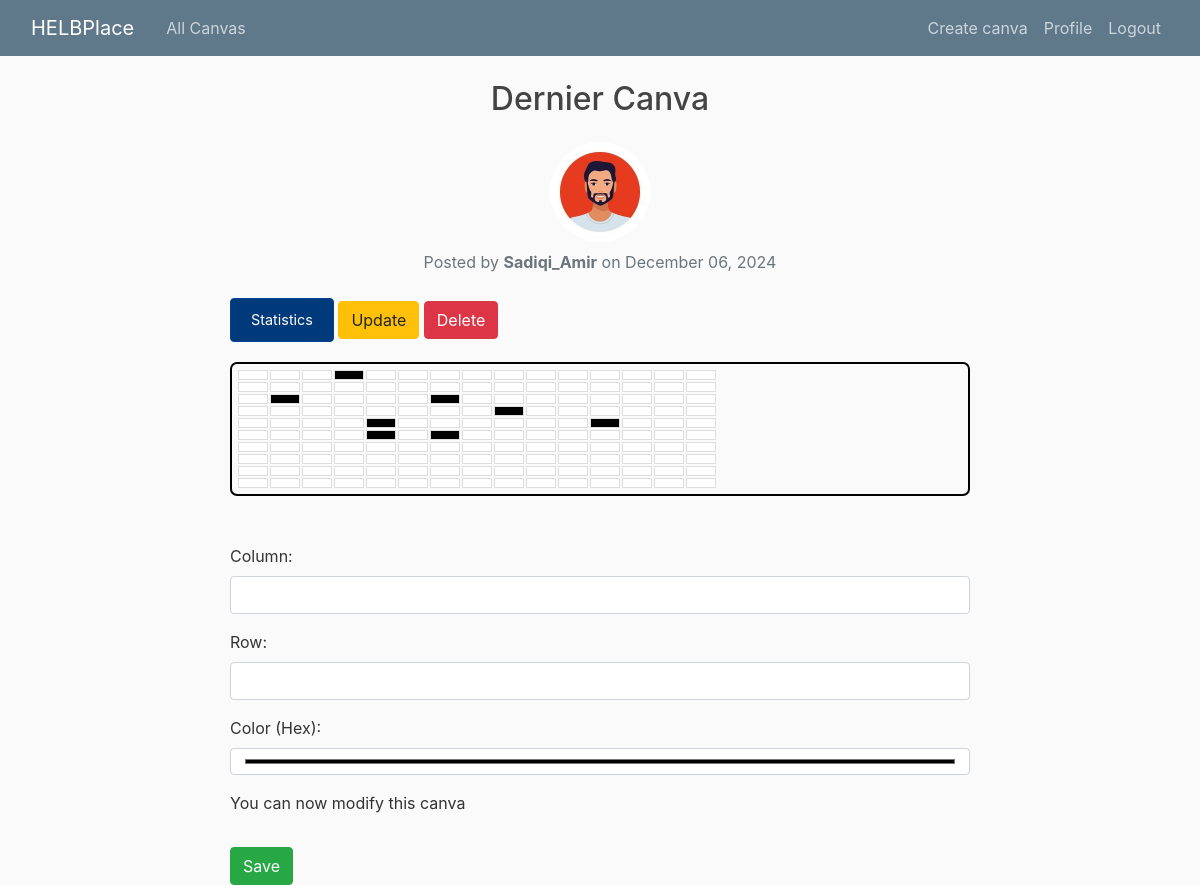
The app's page /canva/27/ (signed in), older data.
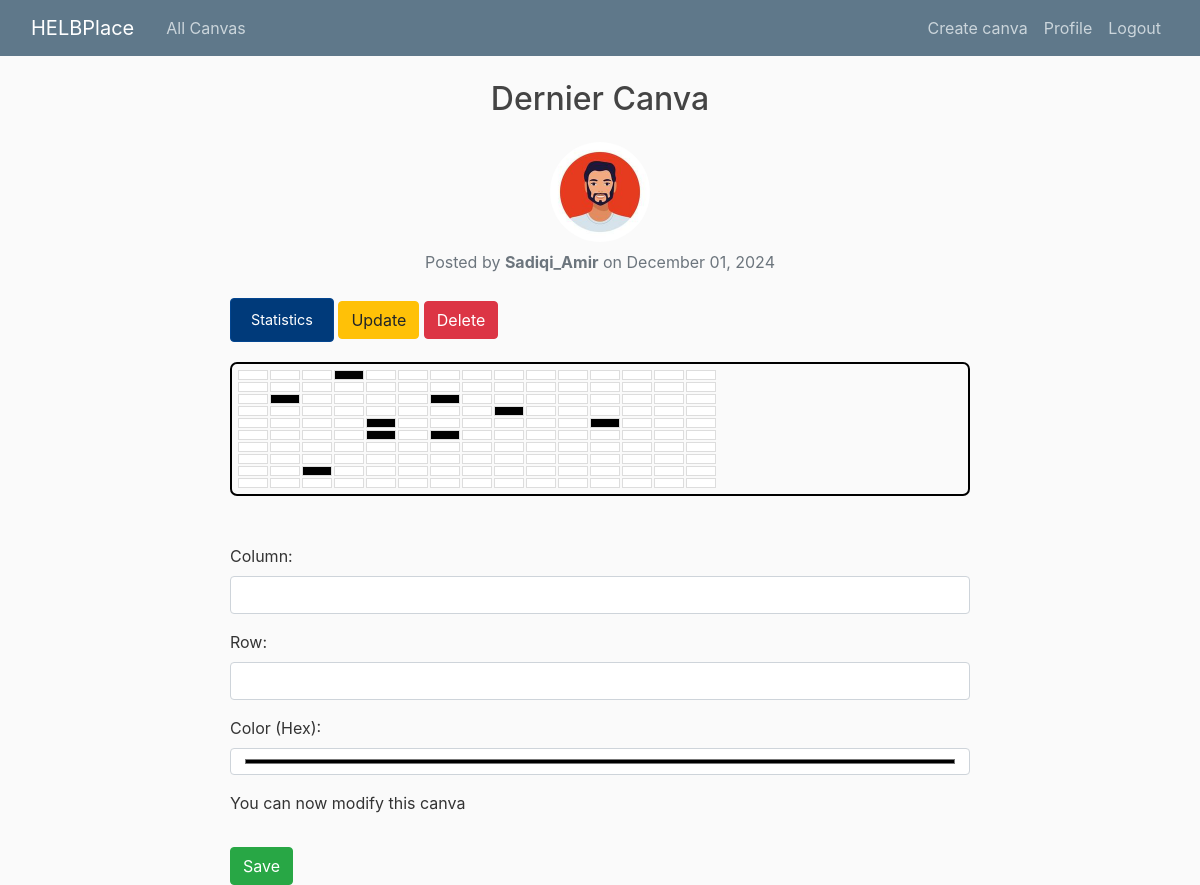
The same page, newer data.
### blog/models.py (models this page shows, shortened)
class Canva(models.Model):
    title = models.CharField(max_length=100)
    sizeHeight = models.IntegerField()
    sizeWidth = models.IntegerField()
    timer = models.IntegerField()
    date_posted = models.DateTimeField(default=timezone.now)
    author = models.ForeignKey(User, on_delete=models.CASCADE)

class Pixel(models.Model):
    canva = models.ForeignKey(Canva, on_delete=models.CASCADE, related_name='pixels')
    x = models.IntegerField()
    y = models.IntegerField()
    color = models.CharField(max_length=7, default='#FFFFFF')
    class Meta:
        unique_together = ('canva', 'x', 'y')

### users/models.py (models this page shows, shortened)
class Profile(models.Model):
    user=models.OneToOneField(User, on_delete=models.CASCADE) # one-to-one relationship with User model and oneToOneField is used to delete theprofile when the user is deleted
    image=models.ImageField(default='default.jpg', upload_to='profile_pics') # image field to store profile picture

### blog/views.py (the view)
# urls.py: path('canva/<int:pk>/', CanvaDetailView.as_view(), name='canva-detail'),
class CanvaDetailView(DetailView):
    model = Canva
    def get_context_data(self, **kwargs):
        context = super().get_context_data(**kwargs)
        canva = self.object
        pixels = canva.pixels.all()
        grid = [[None for _ in range(canva.sizeWidth)] for _ in range(canva.sizeHeight)]
        for pixel in pixels:
            grid[pixel.y][pixel.x] = pixel
        user_action = UserAction.objects.filter(user=self.request.user, canva=canva).first()
        if user_action:
            time_since_last_action = now() - user_action.last_modified
            context['time_remaining'] = max(0, canva.timer - time_since_last_action.seconds)
        else:
            context['time_remaining'] = 0
        context['pixels'] = grid
        return context

### blog/templates/blog/canva_detail.html (shortened to what this page needs)
{% extends "blog/base.html" %}
{% block content %}
<div class="container">
    <h2 class="mb-4 text-center">{{ canva.title }}</h2>
    <div class="text-center mb-4">
        <img class="rounded-circle" src="{{ canva.author.profile.image.url }}" alt="{{ canva.author }}" style="width: 100px; height: 100px;">
        <p class="mt-2 text-muted">Posted by <strong>{{ canva.author }}</strong> on {{ canva.date_posted|date:"F d, Y" }}</p>
    </div>
    <div class="statistic-button">
        <a href="{% url 'blog-statistic' %}?canva_id={{ canva.id }}" class="btn btn-primary">Statistics</a>
    {% if canva.author.id == user.id %}
        <a href="{% url 'canva-update' pk=canva.pk %}" class="btn btn-warning">Update</a>
        <a href="{% url 'canva-delete' pk=canva.pk %}" class="btn btn-danger">Delete</a>
    {% endif %}
    </div>
    <div class="canvas-grid">
        {% for row in pixels %}
            <div class="pixel-row">
                {% for pixel in row %}
                    <div class="pixel" style="background-color: {{ pixel.color }};" data-x="{{ pixel.x }}" data-y="{{ pixel.y }}" onclick="selectPixel(event)">
                    </div>
                {% empty %}
                    <p>No pixels available.</p>
                {% endfor %}
            </div>
        {% endfor %}
    </div>
    <div class="modify-grid mt-5">
        <form method="POST" action="{% url 'update-pixel' canva.id %}" id="pixel-form">
            <div class="form-group">
                <label for="x">Column:</label>
                <input type="number" id="x" name="x" class="form-control" required>
            </div>
            <div class="form-group">
                <label for="y">Row:</label>
                <input type="number" id="y" name="y" class="form-control" required>
            </div>
            <div class="form-group">
                <label for="color">Color (Hex):</label>
                <input type="color" id="color" name="color" class="form-control" required>
            </div>
            {% if time_remaining > 0 %}
                <div id="countdown-timer">
                    <p>Please wait <span id="timer">{{ time_remaining }}</span> seconds before modifying again.</p>
                </div>
            {% else %}
                <p>You can now modify this canva</p>
            {% endif %}
            <button type="submit" class="btn btn-success mt-3" id="save-button">Save</button>
        </form>
    </div>
</div>
{% endblock %}

Row changes from the older to the newer data that the page shows:
changed Canva "Dernier Canva": date_posted "December 06, 2024" → "December 01, 2024"
changed Pixel (number 123 of 150 on the later page): color "#ffffff" → "#000000" (drawn)
